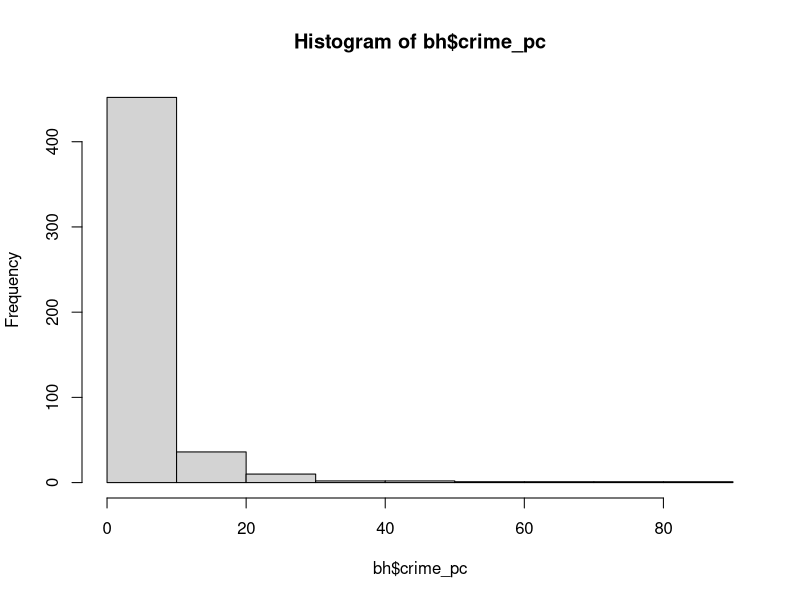
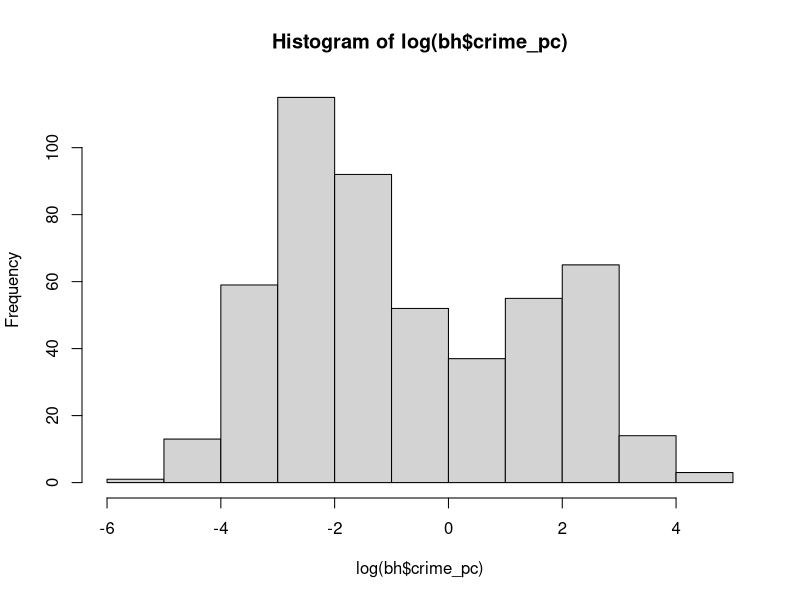
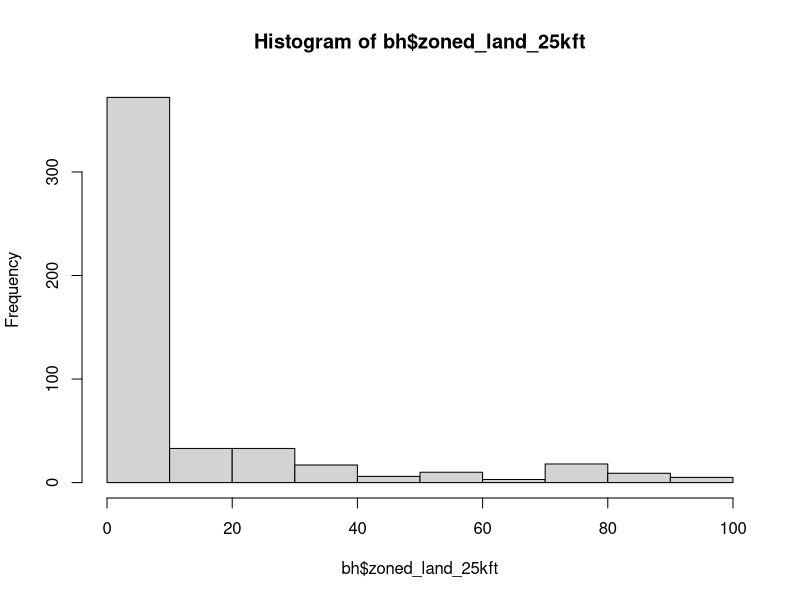
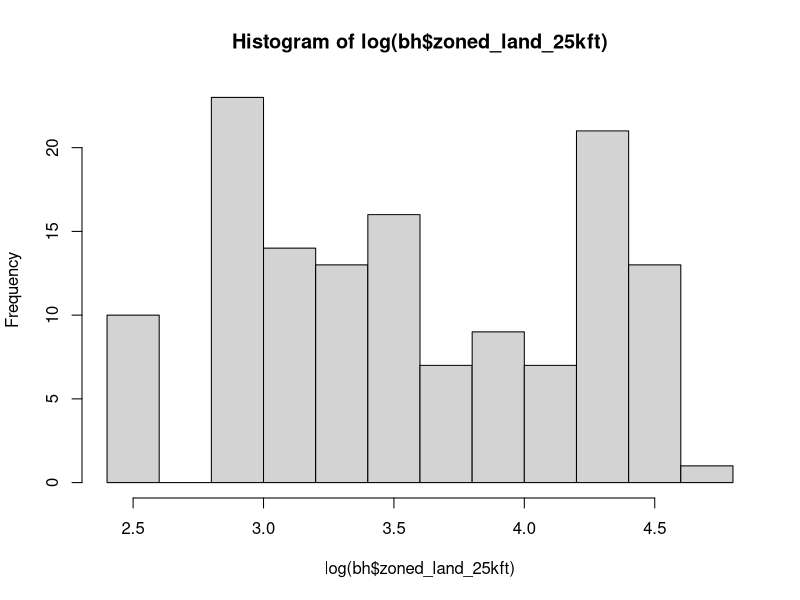
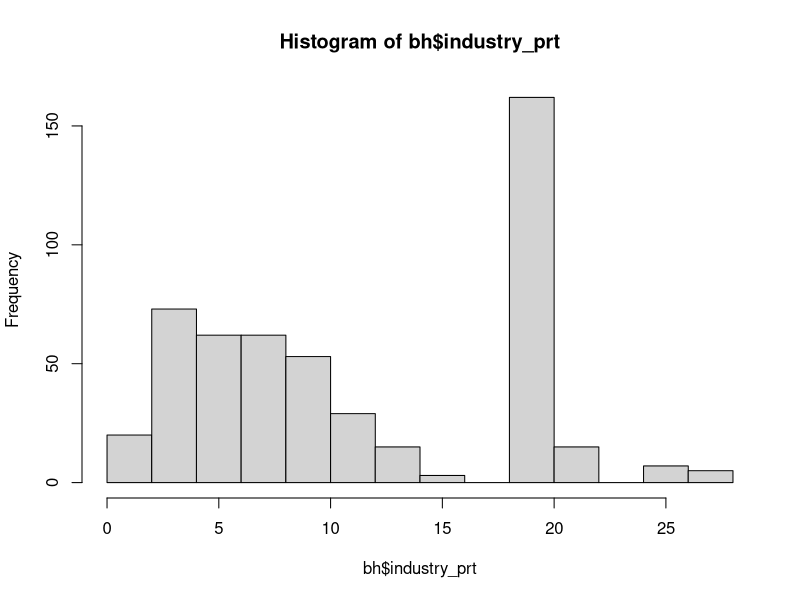
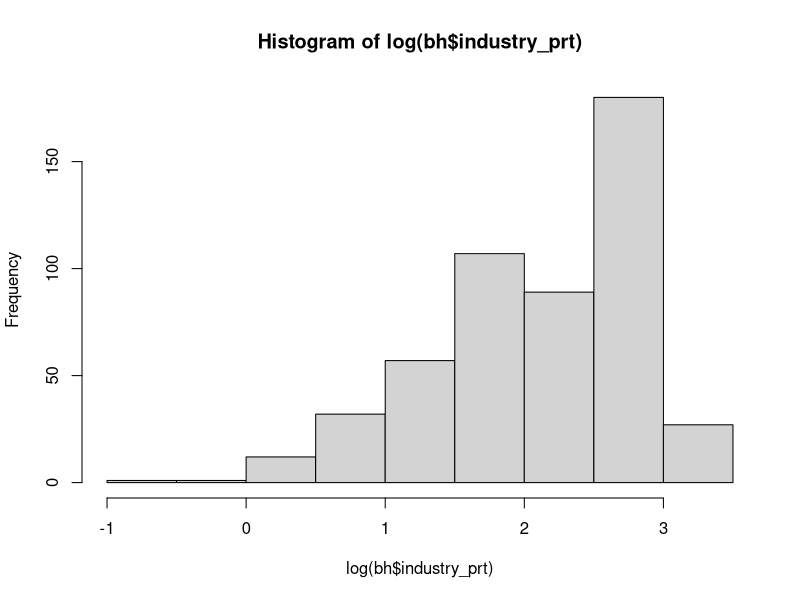
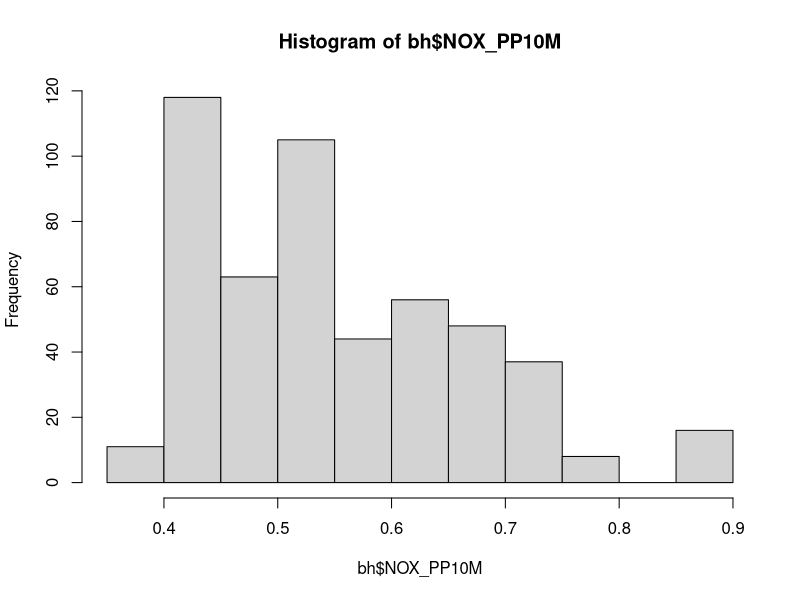
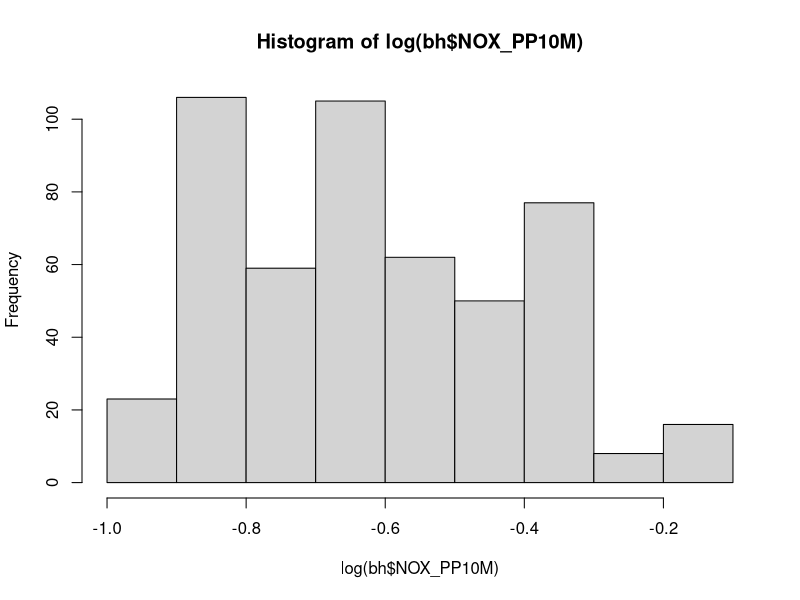

Write R code to recreate these figures, in order.
####
#
# We will be using Boston Housing Data, we will use it to predict the housing prices in Boston
#
####

	#loading package that contains the data set
		library(MASS)
		bh = Boston
	
	#renameing Var for ease
		names(bh) = c("crime_pc", "zoned_land_25kft","industry_prt","by_river","NOX_PP10M","AvgRoom","port_built_1940",
									"dist_to_work","dist_to_highway","tax_per_10k","Teach-pupil","black","perc_poor","Median_value_1k")
		bh$by_river = factor(bh$by_river)
####
#
# Now, let's look at the dat
#
####
	#Dim of the data frame
		str(bh)
	#looking at hte first 10 records
		head(bh)
		
	#looking at a summary of the data
		summary(bh)
		
#####
#
# Plotting the Data
#
####
		hist(bh$crime_pc)
		hist(log(bh$crime_pc))
			# bh$crime_pc = log(bh$crime_pc)
		
		hist(bh$zoned_land_25kft)
		hist(log(bh$zoned_land_25kft))
			# bh$zoned_land_25kft = log(bh$zoned_land_25kft)
		
		hist(bh$industry_prt)
		hist(log(bh$industry_prt))
		
		hist(bh$NOX_PP10M)
		hist(log(bh$NOX_PP10M))
			# bh$NOX_PP10M = log(bh$NOX_PP10M)
		hist(bh$AvgRoom)
		
		hist(bh$port_built_1940)
		
		
		hist(bh$dist_to_work)
		hist(log(bh$dist_to_work))
			# bh$dist_to_work = log(bh$dist_to_work)
		
		hist(bh$dist_to_highway)
		
		hist(bh$tax_per_10k)
		
		hist(bh$`Teach-pupil`)
		
		hist(bh$black)
		
		hist(bh$perc_poor)
		
		hist(bh$Median_value_1k)

#####
#
# Looking at correlations
#
####
		
	#Loading correlation package
		library(corrplot)
		
	#plotting correlations
		corrplot.mixed(corr = cor(bh[,-4]), upper = "ellipse", order = "AOE")
		
####
#
# Now, let's look at the dat
#
####

	#running a base model
		base_model = lm(Median_value_1k ~., data = bh)
		summary(base_model)
	#running a stepwise regression
		step_model = step(base_model,direction = "both")
		summary(step_model)
		
		
		
	#running Lasso
		library(glmnet)
		
	#converting into matrix
		
		bh_m = scale(model.matrix( ~., data = bh))
	#removing intercept
		bh_m = bh_m[,-1]
	#running crossvalidation with lasso
		lasso_model = cv.glmnet(x = bh_m[,1:13], y = bh_m[,14], alpha = 1)
	#plotting view
		plot(lasso_model$glmnet.fit, "lambda", label = T)
		plot(lasso_model)
		
	#lets look at the optimal MSE
		coef(lasso_model, s = lasso_model$lambda.1se)
		
	#taking a look the lm of the model
		lasso_lm_model = lm(Median_value_1k ~ 
							 								crime_pc + 
							 								by_river + 
							 								NOX_PP10M +
							 								AvgRoom + 
							 								dist_to_work + 
							 								`Teach-pupil` + 
							 								black + 
							 								perc_poor, data = bh)
		summary(lasso_lm_model)